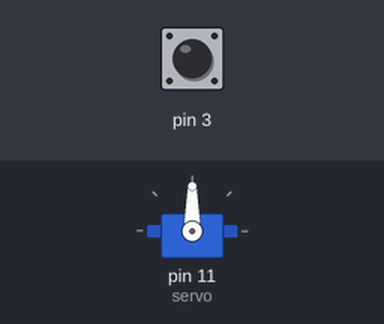
The sketch below on a simulated Arduino Uno, built with avr-gcc and run on an emulated ATmega328P. Shown: servo. The inputs (shaded band) are chosen by the test bench; at power-on: pin 3 HIGH.

Above: at 1.2 s.
1.3 s: pin 3 pulled LOW for 0.15 s
At 1.45 s:
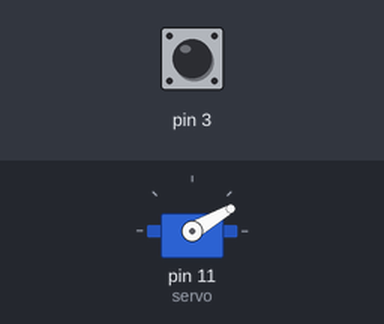
Timing chart, 0 to 4.3 s (numbered marks = the images above; inputs shaded):
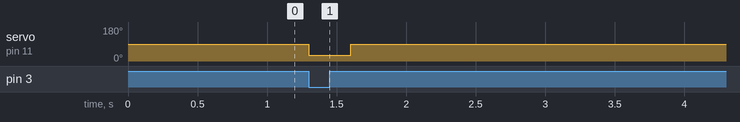

The sketch:

servo_test_ice.ino
```cpp
#include <Servo.h>

Servo servo;
volatile bool pressed = false;

int mode = 1;                          // เริ่มที่ Mode 1
int angle = 90;                        // เริ่มที่ 90°
unsigned long lastPressMs = 0;
const unsigned long DEBOUNCE_MS = 50;

// ---------- ISR ----------
void isr_falling() {
  if (digitalRead(3) == LOW) {
    pressed = true;
  }
}

void setup() {
  servo.attach(11);
  servo.write(angle);      // เริ่มหมุนไปที่ 90° ทันที

  pinMode(3, INPUT_PULLUP);
  attachInterrupt(digitalPinToInterrupt(3), isr_falling, FALLING);
}

void loop() {
  if (pressed) {
    pressed = false;

    unsigned long now = millis();
    if (now - lastPressMs > DEBOUNCE_MS) {
      if (mode == 1) {
        // ----- Mode 1 → หมุนไป 0° -----
        angle = 30;
        servo.write(angle);

        delay(300);  // รอ 0.5 วิ

        // ----- กลับไป Mode 1 (90°) -----
        angle = 90;
        servo.write(angle);

        // กลับไป mode 1 เสมอ
        mode = 1;
      }
      lastPressMs = now;
    }
  }
}
```

Measured:
- after the input at 1.3 s, servo on pin 11 (servo): 90° → 30° at once, → 90° 0.30 s later
